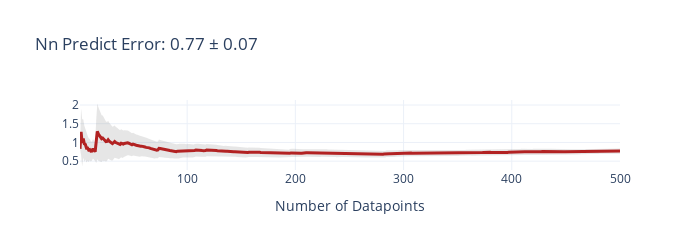
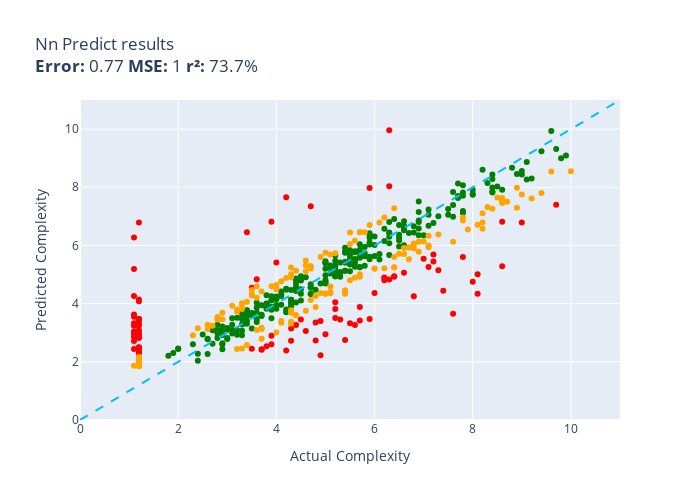

The notebook cell saved with these charts, in order:
### Code cell
def nn_predict(item):
  return nn_agent.predict(item)

evaluate(nn_predict, test)

### Figure 1 — Plotly figure (JSON) as saved in the notebook; plotly's stock layout.template omitted (floating-point values rounded to 4 significant figures; data arrays with more than 128 entries replaced by an {"elided": "..."} marker saying what was removed)
{"data": [{"fill": "toself", "fillcolor": "rgba(128,128,128,0.2)", "hoverinfo": "skip", "line": {"color": "rgba(255,255,255,0)"}, "name": "95% CI", "showlegend": false, "type": "scatter", "x": {"elided": "1000 int values"}, "y": {"elided": "1000 float values"}}, {"customdata": {"elided": "500x1 float values"}, "hovertemplate": "n=%{x}<br>Avg Error=%{y:,.2f}<br>±95% CI=%{customdata[0]:,.2f}<extra></extra>", "line": {"color": "firebrick", "width": 3}, "mode": "lines", "name": "Cumulative Avg Error", "type": "scatter", "x": {"elided": "500 int values"}, "y": {"elided": "500 float values"}}], "layout": {"height": 250, "showlegend": false, "title": {"text": "Nn Predict Error: 0.77 ± 0.07"}, "width": 700, "xaxis": {"title": {"text": "Number of Datapoints"}}}}

### Figure 2 — Plotly figure (JSON) as saved in the notebook; plotly's stock layout.template omitted (floating-point values rounded to 4 significant figures; data arrays with more than 128 entries replaced by an {"elided": "..."} marker saying what was removed)
{"data": [{"customdata": {"elided": "258x1 str values"}, "hovertemplate": "%{customdata[0]}<extra></extra>", "legendgroup": "green", "marker": {"color": "green", "size": 6, "symbol": "circle"}, "mode": "markers", "name": "green", "orientation": "v", "showlegend": true, "type": "scatter", "x": {"elided": "258 float values"}, "xaxis": "x", "y": {"elided": "258 float values"}, "yaxis": "y"}, {"customdata": [["const processConfig = (config) => {\n    ...<br>Guess=8.0 Actual=6.3"], ["const checkGroup = (nodes) => {\n        ...<br>Guess=6.3 Actual=1.1"], ["(s) => {\r\n\t\t\ts = tinymce.trim(s);\r\n\r\n\t\t\t...<br>Guess=6.8 Actual=1.2"], ["const iterateKeys = () => {\n      var ob...<br>Guess=2.3 Actual=1.2"], ["const is_crossDomain = (url) => {\n    va...<br>Guess=3.3 Actual=5.5"], ["const getWeight = (labels, labelWeight) ...<br>Guess=2.9 Actual=1.1"], ["const runScript = (code) => {\n    var an...<br>Guess=3.0 Actual=1.1"], ["(req, res) => {\n    var params = URL.par...<br>Guess=3.5 Actual=1.2"], ["(r, g, b, a) => {\n    var rgb = [r, g, b...<br>Guess=2.7 Actual=1.1"], ["const default_deduplicator = (objectA, o...<br>Guess=2.4 Actual=3.7"], ["const initClient = (client) => {\n  var w...<br>Guess=3.4 Actual=4.8"], ["const getFormatterResults = () => {\n    ...<br>Guess=3.1 Actual=1.2"], ["const _Markdown_formatOptions = (options...<br>Guess=2.4 Actual=3.7"], ["(config) => {\n            config = confi...<br>Guess=4.9 Actual=6.2"], ["const isKeyword = (id) => {\n        swit...<br>Guess=3.7 Actual=7.6"], ["(other) => {\n\tvar me = this.region(),\n\t\t...<br>Guess=2.4 Actual=4.2"], ["const makeEvent = (entry, hostname) => {...<br>Guess=3.3 Actual=1.2"], ["(legend, item) => {\n\t\t\tvar spacing = leg...<br>Guess=5.1 Actual=7.3"], ["const buildViewAttribsSpecial = ( attNam...<br>Guess=7.4 Actual=9.7"], ["const isGlob = (candidate) => {\n  if (ty...<br>Guess=2.9 Actual=1.1"], ["const reducer = () => {\n    var state = ...<br>Guess=4.4 Actual=6.0"], ["( args, value, obj ) => {\n\t\targs    = ar...<br>Guess=3.3 Actual=5.6"], ["const tableFromMethods = (methodsArr) =>...<br>Guess=2.5 Actual=1.2"], ["(language_slug, project_slug, resource_s...<br>Guess=6.8 Actual=8.6"], ["(referencePath, baseLogicalPath, callerC...<br>Guess=2.4 Actual=1.2"], ["(name, value) => {\n\t\t\t\tvar self = this, ...<br>Guess=3.4 Actual=1.2"], ["(elems, context) => {\n            var ol...<br>Guess=2.9 Actual=3.9"], ["const JailedSite = (connection) => {\n  t...<br>Guess=3.2 Actual=1.1"], ["(column,isInv) => {\r\n\t\t\tvar mult = [];\t\r...<br>Guess=4.0 Actual=5.2"], ["() => {\n\t\t\tvar bLoaded = sap.ui.getCore(...<br>Guess=2.4 Actual=1.1"], ["const fix = (event) => {\n    if (!('defa...<br>Guess=2.4 Actual=1.2"], ["const extractToText = (strings) => {\r\n\t\t...<br>Guess=5.3 Actual=8.6"], ["const init = (domainManager) => {\n    _d...<br>Guess=3.5 Actual=5.9"], ["(ul) => {\n    var prevLevel = {level: -1...<br>Guess=2.7 Actual=4.3"], ["const createAPIDoneHook = (done, ctx) =>...<br>Guess=3.4 Actual=4.9"], ["const prop = (dest, pd, src, isrc, ndflt...<br>Guess=4.8 Actual=8.0"], ["(inline) => {\n  var attrs;\n  switch (inl...<br>Guess=5.5 Actual=7.0"], ["(ax, ay, bx, by, cx, cy, dx, dy) => {\n  ...<br>Guess=8.0 Actual=5.9"], ["() => {\n      switch (this.type) {\n     ...<br>Guess=3.1 Actual=4.6"], ["const addPluginsFromBundles = (resultCon...<br>Guess=2.9 Actual=1.2"], ["const CleanValue = (config, value) => {\n...<br>Guess=6.8 Actual=9.0"], ["const processFiles = (bucket, key, trans...<br>Guess=2.5 Actual=1.2"], ["( e, args, scope, warning ) => {\n\t\twarni...<br>Guess=2.7 Actual=4.8"], ["() => {\n\n            // Documented in de...<br>Guess=7.7 Actual=4.2"], ["const getDefinition = (name) => {\n  var ...<br>Guess=2.5 Actual=3.8"], ["const dump = (logger) => {\n    var prefi...<br>Guess=2.4 Actual=1.2"], ["const evaluateLatch = (resolver, options...<br>Guess=4.4 Actual=7.4"], ["const loadSchema = (schemaBasePath, full...<br>Guess=2.8 Actual=1.2"], ["const createContext = (params, onNext) =...<br>Guess=3.5 Actual=1.2"], ["const isNumericSubclass = ( t, t_min, t_...<br>Guess=7.4 Actual=4.7"], ["const updateJXcoreExtensionImport = (con...<br>Guess=4.5 Actual=3.5"], ["(size, style, variant, weight, family, h...<br>Guess=3.5 Actual=4.5"], ["const addTransient = ( internalObj, temp...<br>Guess=3.0 Actual=1.2"], ["const dsStatement = (statement) => {\n  s...<br>Guess=2.8 Actual=5.4"], ["const negate = (m, dst) => {\n  dst = dst...<br>Guess=4.8 Actual=3.6"], ["const getBlocks = ( text ) => {\n\tvar blo...<br>Guess=5.5 Actual=7.2"], ["const parseRegion = (input) => {\n       ...<br>Guess=3.9 Actual=5.7"], ["const hasPrefix = (property, prefix) => ...<br>Guess=2.5 Actual=1.2"], ["const clone = (c, wl, bl) => {\n\tvar cl =...<br>Guess=4.8 Actual=6.3"], ["(image, x, y, options) => {\n        var ...<br>Guess=5.4 Actual=4.0"], ["const recreateError = (err) => {\n\tconst ...<br>Guess=5.3 Actual=7.1"], ["(options) => {\n        _.isString(option...<br>Guess=5.0 Actual=8.1"], ["const Event = (eventConfig) => {\n       ...<br>Guess=3.5 Actual=5.3"], ["const connectMutationObservers = () => {...<br>Guess=2.6 Actual=3.9"], ["( ev, element ) => {\n\t\t\tvar isLeftButton...<br>Guess=2.9 Actual=5.0"], ["const BoxPosition = (obj) => {\n    var i...<br>Guess=4.9 Actual=6.4"], ["() => {\n    var tzGuess = moment.tz.gues...<br>Guess=2.8 Actual=1.2"], ["const logWrap = (level) => {\n    return ...<br>Guess=3.4 Actual=5.7"], ["const getConnection = (req, res, next, c...<br>Guess=2.9 Actual=1.2"], ["const equals = (a, b) => {\n  var a0 = a[...<br>Guess=4.3 Actual=6.8"], ["const _createMethod = (definition, metho...<br>Guess=3.5 Actual=5.2"], ["const verifyMathExpressions = (expressio...<br>Guess=5.1 Actual=6.6"], ["const findIndexInSortedClosedIntervals =...<br>Guess=4.9 Actual=6.2"], ["const bidResponseAvailable = (bidRequest...<br>Guess=3.2 Actual=1.2"], ["const isConstant = (node, inBooleanPosit...<br>Guess=4.3 Actual=8.1"], ["(response, statusCode, statusText) => {\n...<br>Guess=3.5 Actual=1.1"], ["const getDestinations = (rootTree, locat...<br>Guess=4.3 Actual=1.1"], ["const pipeRunStep = () => {\n\t//Public AP...<br>Guess=2.9 Actual=1.2"], ["const esriFy = (properties, geometry, da...<br>Guess=4.1 Actual=1.2"], ["(date, value, period) => {\n        this....<br>Guess=3.1 Actual=4.3"], ["const getComponentName = (destPath) => {...<br>Guess=2.3 Actual=1.2"], ["const Node = (config) => {\n    RED.nodes...<br>Guess=4.9 Actual=6.4"], ["(url, callback, options) => {\n      retu...<br>Guess=2.4 Actual=3.5"], ["const generate = (targetPath, args) => {...<br>Guess=3.3 Actual=4.4"], ["(input) => {\n\t\tvar needstesting = !this....<br>Guess=2.5 Actual=1.2"], ["const Peer = (options) => {\n  if (!(this...<br>Guess=10.0 Actual=6.3"], ["const parseBindings = (bindings) => {\n  ...<br>Guess=3.8 Actual=5.2"], ["const executeAuthCreateUserCommand = (db...<br>Guess=6.8 Actual=3.9"], ["const serialize = (root) => {\n        //...<br>Guess=3.3 Actual=1.1"], ["const validStore = (store) => {\r\n    ret...<br>Guess=2.2 Actual=4.9"], ["const race$1 = (entries) => {\n  /*jshint...<br>Guess=2.4 Actual=1.2"], ["(event) => {\n    if (event && /^_(?:clic...<br>Guess=5.6 Actual=7.8"], ["(e) => {\n\n        // if you click someth...<br>Guess=4.1 Actual=1.2"], ["(apiClient) => {\n    this.apiClient = ap...<br>Guess=6.5 Actual=3.4"], ["const countdown = () => {\n            va...<br>Guess=5.7 Actual=7.2"], ["(/* filename, data[, encoding], callback...<br>Guess=3.6 Actual=1.1"], ["(v) => {\n  var ots = Object.prototype.to...<br>Guess=4.8 Actual=6.2"], ["const importAll = (context) => {\n  const...<br>Guess=5.2 Actual=1.1"]], "hovertemplate": "%{customdata[0]}<extra></extra>", "legendgroup": "red", "marker": {"color": "red", "size": 6, "symbol": "circle"}, "mode": "markers", "name": "red", "orientation": "v", "showlegend": true, "type": "scatter", "x": [6.3, 1.1, 1.2, 1.2, 5.5, 1.1, 1.1, 1.2, 1.1, 3.7, 4.8, 1.2, 3.7, 6.2, 7.6, 4.2, 1.2, 7.3, 9.7, 1.1, 6.0, 5.6, 1.2, 8.6, 1.2, 1.2, 3.9, 1.1, 5.2, 1.1, 1.2, 8.6, 5.9, 4.3, 4.9, 8.0, 7.0, 5.9, 4.6, 1.2, 9.0, 1.2, 4.8, 4.2, 3.8, 1.2, 7.4, 1.2, 1.2, 4.7, 3.5, 4.5, 1.2, 5.4, 3.6, 7.2, 5.7, 1.2, 6.3, 4.0, 7.1, 8.1, 5.3, 3.9, 5.0, 6.4, 1.2, 5.7, 1.2, 6.8, 5.2, 6.6, 6.2, 1.2, 8.1, 1.1, 1.1, 1.2, 1.2, 4.3, 1.2, 6.4, 3.5, 4.4, 1.2, 6.3, 5.2, 3.9, 1.1, 4.9, 1.2, 7.8, 1.2, 3.4, 7.2, 1.1, 6.2, 1.1], "xaxis": "x", "y": [8.038, 6.276, 6.789, 2.346, 3.326, 2.851, 3.04, 3.471, 2.714, 2.434, 3.351, 3.086, 2.418, 4.883, 3.654, 2.389, 3.322, 5.146, 7.396, 2.939, 4.369, 3.264, 2.474, 6.811, 2.358, 3.437, 2.892, 3.238, 4.049, 2.443, 2.374, 5.288, 3.474, 2.721, 3.403, 4.754, 5.542, 7.971, 3.061, 2.891, 6.792, 2.481, 2.729, 7.653, 2.534, 2.382, 4.445, 2.842, 3.468, 7.35, 4.549, 3.454, 2.985, 2.751, 4.835, 5.451, 3.888, 2.495, 4.833, 5.415, 5.258, 5.011, 3.458, 2.604, 2.947, 4.923, 2.821, 3.421, 2.876, 4.256, 3.502, 5.066, 4.895, 3.238, 4.338, 3.548, 4.26, 2.889, 4.145, 3.145, 2.264, 4.942, 2.447, 3.266, 2.505, 9.964, 3.819, 6.811, 3.327, 2.223, 2.424, 5.606, 4.083, 6.455, 5.686, 3.63, 4.8, 5.192], "yaxis": "y"}, {"customdata": {"elided": "144x1 str values"}, "hovertemplate": "%{customdata[0]}<extra></extra>", "legendgroup": "orange", "marker": {"color": "orange", "size": 6, "symbol": "circle"}, "mode": "markers", "name": "orange", "orientation": "v", "showlegend": true, "type": "scatter", "x": {"elided": "144 float values"}, "xaxis": "x", "y": {"elided": "144 float values"}, "yaxis": "y"}, {"hoverinfo": "skip", "line": {"color": "deepskyblue", "dash": "dash", "width": 2}, "mode": "lines", "name": "y = x", "showlegend": false, "type": "scatter", "x": [0, 11], "y": [0, 11]}], "layout": {"height": 500, "legend": {"title": {"text": "color"}, "tracegroupgap": 0}, "showlegend": false, "title": {"text": "Nn Predict results<br><b>Error:</b> 0.77 <b>MSE:</b> 1 <b>r²:</b> 73.7%"}, "width": 700, "xaxis": {"anchor": "y", "domain": [0, 1], "range": [0, 11], "title": {"text": "Actual Complexity"}}, "yaxis": {"anchor": "x", "domain": [0, 1], "range": [0, 11], "title": {"text": "Predicted Complexity"}}}}
